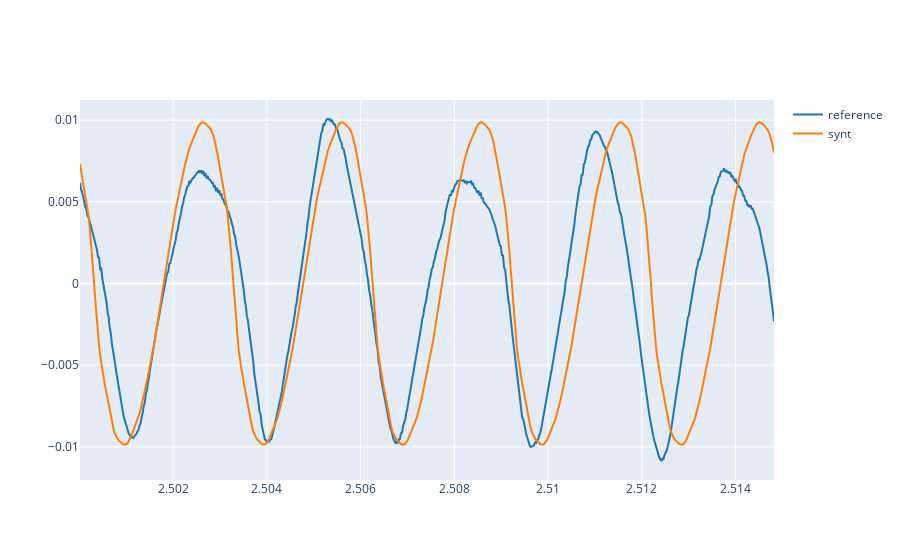

Write notebook code for a chart like this one.
### Code cell
#synt signal
A = 0.01* amps/np.amax(amps)
phi = start


t = np.arange(0,end, 1/fs)
y = list(t*0)
for k in range(1,N_arms+1):
    y += A[k-1] *np.cos(2*np.pi*k*f0*t + k*phi - (k-1)*np.pi/2)

plot_signals([ref, y], fs, start, end, name=['reference', 'synt'])

### Figure 1 — Plotly figure (JSON) as saved in the notebook; plotly's stock layout.template omitted (floating-point values rounded to 4 significant figures; data arrays with more than 128 entries replaced by an {"elided": "..."} marker saying what was removed)
{"data": [{"line": {"color": "#1f77b4", "shape": "linear"}, "mode": "lines", "name": "reference", "type": "scatter", "x": {"elided": "654 float values"}, "y": {"elided": "654 float values"}}, {"line": {"color": "#ff7f0e", "shape": "linear"}, "mode": "lines", "name": "synt", "type": "scatter", "x": {"elided": "654 float values"}, "y": {"elided": "654 float values"}}], "layout": {}}
